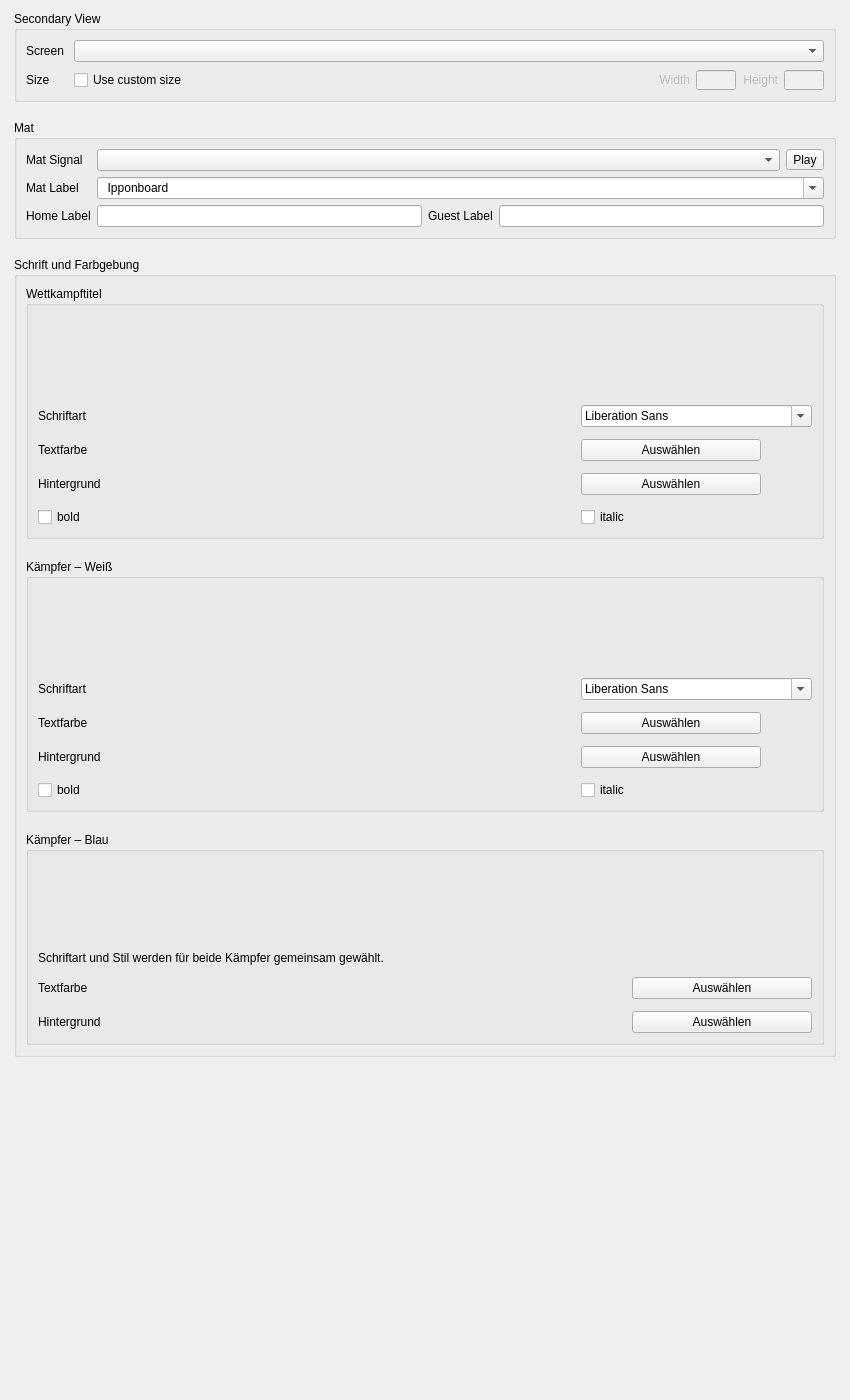
<widget class="QWidget" name="scrollAreaSettingsDesignContents"><property name="geometry"><rect><x>0</x><y>0</y><width>850</width><height>1400</height></rect></property><layout class="QVBoxLayout" name="layout_scroll_design"><property name="spacing"><number>18</number></property><property name="leftMargin"><number>14</number></property><property name="rightMargin"><number>14</number></property>
<item><widget class="QGroupBox" name="groupBox_2nd_view">
         <property name="title">
          <string>Secondary View</string>
         </property>
         <property name="checkable">
          <bool>false</bool>
         </property>
         <layout class="QVBoxLayout" name="verticalLayout_5">
          <property name="spacing">
           <number>0</number>
          </property>
          <item>
           <layout class="QGridLayout" name="gridLayout" columnstretch="0,0">
            <property name="bottomMargin">
             <number>0</number>
            </property>
            <property name="horizontalSpacing">
             <number>10</number>
            </property>
            <property name="verticalSpacing">
             <number>8</number>
            </property>
            <item row="1" column="0">
             <widget class="QLabel" name="label_2">
              <property name="text">
               <string>Size</string>
              </property>
             </widget>
            </item>
            <item row="0" column="0">
             <widget class="QLabel" name="label_screen">
              <property name="text">
               <string>Screen</string>
              </property>
             </widget>
            </item>
            <item row="0" column="1">
             <widget class="QComboBox" name="comboBox_screen"/>
            </item>
            <item row="1" column="1">
             <layout class="QHBoxLayout" name="horizontalLayout_9" stretch="1,0,0,0,0">
              <property name="spacing">
               <number>6</number>
              </property>
              <property name="topMargin">
               <number>0</number>
              </property>
              <property name="rightMargin">
               <number>0</number>
              </property>
              <item>
               <widget class="QCheckBox" name="checkBox_secondary_view_custom_size">
                <property name="toolTip">
                 <string notr="true"/>
                </property>
                <property name="text">
                 <string>Use custom size</string>
                </property>
                <property name="checked">
                 <bool>false</bool>
                </property>
               </widget>
              </item>
              <item>
               <widget class="QLabel" name="label_screen_width">
                <property name="enabled">
                 <bool>false</bool>
                </property>
                <property name="sizePolicy">
                 <sizepolicy hsizetype="Fixed" vsizetype="Preferred">
                  <horstretch>0</horstretch>
                  <verstretch>0</verstretch>
                 </sizepolicy>
                </property>
                <property name="text">
                 <string>Width</string>
                </property>
                <property name="alignment">
                 <set>Qt::AlignRight|Qt::AlignTrailing|Qt::AlignVCenter</set>
                </property>
               </widget>
              </item>
              <item>
               <widget class="QLineEdit" name="lineEdit_fixedsize_width">
                <property name="enabled">
                 <bool>false</bool>
                </property>
                <property name="sizePolicy">
                 <sizepolicy hsizetype="Fixed" vsizetype="Fixed">
                  <horstretch>0</horstretch>
                  <verstretch>0</verstretch>
                 </sizepolicy>
                </property>
                <property name="maximumSize">
                 <size>
                  <width>40</width>
                  <height>20</height>
                 </size>
                </property>
                <property name="inputMethodHints">
                 <set>Qt::ImhDigitsOnly</set>
                </property>
               </widget>
              </item>
              <item>
               <widget class="QLabel" name="label_screen_height">
                <property name="enabled">
                 <bool>false</bool>
                </property>
                <property name="sizePolicy">
                 <sizepolicy hsizetype="Fixed" vsizetype="Fixed">
                  <horstretch>0</horstretch>
                  <verstretch>0</verstretch>
                 </sizepolicy>
                </property>
                <property name="text">
                 <string>Height</string>
                </property>
                <property name="alignment">
                 <set>Qt::AlignRight|Qt::AlignTrailing|Qt::AlignVCenter</set>
                </property>
               </widget>
              </item>
              <item>
               <widget class="QLineEdit" name="lineEdit_fixedsize_height">
                <property name="enabled">
                 <bool>false</bool>
                </property>
                <property name="sizePolicy">
                 <sizepolicy hsizetype="Fixed" vsizetype="Fixed">
                  <horstretch>0</horstretch>
                  <verstretch>0</verstretch>
                 </sizepolicy>
                </property>
                <property name="minimumSize">
                 <size>
                  <width>0</width>
                  <height>0</height>
                 </size>
                </property>
                <property name="maximumSize">
                 <size>
                  <width>40</width>
                  <height>20</height>
                 </size>
                </property>
                <property name="inputMethodHints">
                 <set>Qt::ImhDigitsOnly</set>
                </property>
               </widget>
              </item>
             </layout>
            </item>
           </layout>
          </item>
         </layout>
        </widget></item>
<item><widget class="QGroupBox" name="groupBox_sound">
         <property name="enabled">
          <bool>true</bool>
         </property>
         <property name="title">
          <string>Mat</string>
         </property>
         <property name="checkable">
          <bool>false</bool>
         </property>
         <layout class="QGridLayout" name="gridLayout_3" rowstretch="0,0,0" columnstretch="0,0">
          <item row="2" column="0">
           <widget class="QLabel" name="label_home">
            <property name="toolTip">
             <string>The text that is shown above the score for the &quot;home&quot; side</string>
            </property>
            <property name="text">
             <string>Home Label</string>
            </property>
           </widget>
          </item>
          <item row="0" column="1">
           <layout class="QHBoxLayout" name="horizontalLayout_2">
            <item>
             <widget class="QComboBox" name="comboBox_sound_time_ends"/>
            </item>
            <item>
             <widget class="QToolButton" name="toolButton_play_gong">
              <property name="text">
               <string>Play</string>
              </property>
              <property name="icon">
               <iconset resource="ipponboard.qrc">
                <normaloff>:/res/icons/play.png</normaloff>:/res/icons/play.png</iconset>
              </property>
              <property name="toolButtonStyle">
               <enum>Qt::ToolButtonTextBesideIcon</enum>
              </property>
              <property name="arrowType">
               <enum>Qt::NoArrow</enum>
              </property>
             </widget>
            </item>
           </layout>
          </item>
          <item row="1" column="0">
           <widget class="QLabel" name="label_mat_number">
            <property name="text">
             <string>Mat Label</string>
            </property>
           </widget>
          </item>
          <item row="1" column="1">
           <widget class="QComboBox" name="comboBox_mat">
            <property name="editable">
             <bool>true</bool>
            </property>
            <item>
             <property name="text">
              <string notr="true">  Ipponboard    </string>
             </property>
            </item>
            <item>
             <property name="text">
              <string>Mat 1</string>
             </property>
            </item>
            <item>
             <property name="text">
              <string>Mat 2</string>
             </property>
            </item>
            <item>
             <property name="text">
              <string>Mat 3</string>
             </property>
            </item>
            <item>
             <property name="text">
              <string>Mat 4</string>
             </property>
            </item>
            <item>
             <property name="text">
              <string>Mat 5</string>
             </property>
            </item>
            <item>
             <property name="text">
              <string>Mat 6</string>
             </property>
            </item>
            <item>
             <property name="text">
              <string>Mat 7</string>
             </property>
            </item>
            <item>
             <property name="text">
              <string>Mat 8</string>
             </property>
            </item>
            <item>
             <property name="text">
              <string>Mat 9</string>
             </property>
            </item>
            <item>
             <property name="text">
              <string>Mat 10</string>
             </property>
            </item>
           </widget>
          </item>
          <item row="2" column="1">
           <layout class="QHBoxLayout" name="horizontalLayout_5" stretch="1,0,1">
            <property name="rightMargin">
             <number>0</number>
            </property>
            <item>
             <widget class="QLineEdit" name="lineEdit_labelHome"/>
            </item>
            <item>
             <widget class="QLabel" name="label_guest">
              <property name="toolTip">
               <string>The text that is shown above the score for the &quot;guest&quot; side</string>
              </property>
              <property name="text">
               <string>Guest Label</string>
              </property>
             </widget>
            </item>
            <item>
             <widget class="QLineEdit" name="lineEdit_labelGuest"/>
            </item>
           </layout>
          </item>
          <item row="0" column="0">
           <widget class="QLabel" name="label_text_gong">
            <property name="frameShape">
             <enum>QFrame::NoFrame</enum>
            </property>
            <property name="text">
             <string>Mat Signal</string>
            </property>
           </widget>
          </item>
         </layout>
        </widget></item>
<item><widget class="QGroupBox" name="groupBox_info_header"><property name="title"><string>Schrift und Farbgebung</string></property><layout class="QVBoxLayout" name="vbox_design_colors"><property name="spacing"><number>20</number></property>
 <item><widget class="QGroupBox" name="groupBox_design_title"><property name="title"><string>Wettkampftitel</string></property><layout class="QGridLayout" name="grid_design_title"><property name="verticalSpacing"><number>12</number></property><property name="horizontalSpacing"><number>18</number></property><item row="0" column="0" colspan="2"><widget class="ScaledText" name="text_text_sample" native="true">
            <property name="minimumSize"><size><width>100</width><height>78</height></size></property>
           </widget></item>
<item row="1" column="0"><widget class="QLabel" name="lbl_font_title"><property name="text"><string>Schriftart</string></property></widget></item>
<item row="1" column="1"><widget class="QFontComboBox" name="fontComboBox_infoHeader">
            <property name="fontFilters">
             <set>QFontComboBox::ScalableFonts</set>
            </property>
           </widget></item>
<item row="2" column="0"><widget class="QLabel" name="lbl_fg_title"><property name="text"><string>Textfarbe</string></property></widget></item>
<item row="2" column="1"><widget class="QPushButton" name="toolButton_text_color">
              <property name="maximumSize">
               <size>
                <width>180</width>
                <height>16777215</height>
               </size>
              </property>
              <property name="cursor">
               <cursorShape>PointingHandCursor</cursorShape>
              </property>
              <property name="toolTip">
               <string>Sets the foreground color</string>
              </property>
              <property name="text"><string>Auswählen</string></property>
              <property name="icon">
               <iconset resource="ipponboard.qrc">
                <normaloff>:/res/icons/color_fg.png</normaloff>:/res/icons/color_fg.png</iconset>
              </property>
              <property name="autoDefault">
               <bool>false</bool>
              </property>
              <property name="default">
               <bool>false</bool>
              </property>
              <property name="flat">
               <bool>false</bool>
              </property>
             </widget></item>
<item row="3" column="0"><widget class="QLabel" name="lbl_bg_title"><property name="text"><string>Hintergrund</string></property></widget></item>
<item row="3" column="1"><widget class="QPushButton" name="toolButton_text_background">
              <property name="sizePolicy">
               <sizepolicy hsizetype="Preferred" vsizetype="Fixed">
                <horstretch>0</horstretch>
                <verstretch>0</verstretch>
               </sizepolicy>
              </property>
              <property name="maximumSize">
               <size>
                <width>180</width>
                <height>16777215</height>
               </size>
              </property>
              <property name="cursor">
               <cursorShape>PointingHandCursor</cursorShape>
              </property>
              <property name="toolTip">
               <string>Sets the background color</string>
              </property>
              <property name="text"><string>Auswählen</string></property>
              <property name="icon">
               <iconset resource="ipponboard.qrc">
                <normaloff>:/res/icons/color_bg.png</normaloff>:/res/icons/color_bg.png</iconset>
              </property>
              <property name="flat">
               <bool>false</bool>
              </property>
             </widget></item>
<item row="4" column="0"><widget class="QCheckBox" name="checkBox_text_bold">
              <property name="text">
               <string>bold</string>
              </property>
             </widget></item>
<item row="4" column="1"><widget class="QCheckBox" name="checkBox_text_italic">
              <property name="text">
               <string>italic</string>
              </property>
             </widget></item></layout></widget></item>
 <item><widget class="QGroupBox" name="groupBox_design_white"><property name="title"><string>Kämpfer – Weiß</string></property><layout class="QGridLayout" name="grid_design_white"><property name="verticalSpacing"><number>12</number></property><property name="horizontalSpacing"><number>18</number></property><item row="0" column="0" colspan="2"><widget class="ScaledText" name="text_color_first" native="true">
            <property name="minimumSize"><size><width>100</width><height>78</height></size></property>
            <property name="toolTip">
             <string/>
            </property>
           </widget></item>
<item row="1" column="0"><widget class="QLabel" name="lbl_font_white"><property name="text"><string>Schriftart</string></property></widget></item>
<item row="1" column="1"><widget class="QFontComboBox" name="fontComboBox_fighters">
            <property name="fontFilters">
             <set>QFontComboBox::ScalableFonts</set>
            </property>
           </widget></item>
<item row="2" column="0"><widget class="QLabel" name="lbl_fg_white"><property name="text"><string>Textfarbe</string></property></widget></item>
<item row="2" column="1"><widget class="QPushButton" name="toolButton_text_color_first">
              <property name="maximumSize">
               <size>
                <width>180</width>
                <height>16777215</height>
               </size>
              </property>
              <property name="cursor">
               <cursorShape>PointingHandCursor</cursorShape>
              </property>
              <property name="toolTip">
               <string>Sets the foreground color</string>
              </property>
              <property name="text"><string>Auswählen</string></property>
              <property name="icon">
               <iconset resource="ipponboard.qrc">
                <normaloff>:/res/icons/color_fg.png</normaloff>:/res/icons/color_fg.png</iconset>
              </property>
              <property name="autoDefault">
               <bool>false</bool>
              </property>
              <property name="flat">
               <bool>false</bool>
              </property>
             </widget></item>
<item row="3" column="0"><widget class="QLabel" name="lbl_bg_white"><property name="text"><string>Hintergrund</string></property></widget></item>
<item row="3" column="1"><widget class="QPushButton" name="toolButton_text_background_first">
              <property name="sizePolicy">
               <sizepolicy hsizetype="Preferred" vsizetype="Fixed">
                <horstretch>0</horstretch>
                <verstretch>0</verstretch>
               </sizepolicy>
              </property>
              <property name="maximumSize">
               <size>
                <width>180</width>
                <height>16777215</height>
               </size>
              </property>
              <property name="cursor">
               <cursorShape>PointingHandCursor</cursorShape>
              </property>
              <property name="toolTip">
               <string>Sets the background color</string>
              </property>
              <property name="text"><string>Auswählen</string></property>
              <property name="icon">
               <iconset resource="ipponboard.qrc">
                <normaloff>:/res/icons/color_bg.png</normaloff>:/res/icons/color_bg.png</iconset>
              </property>
              <property name="autoDefault">
               <bool>false</bool>
              </property>
              <property name="flat">
               <bool>false</bool>
              </property>
             </widget></item>
<item row="4" column="0"><widget class="QCheckBox" name="checkBox_fighters_bold">
              <property name="text">
               <string>bold</string>
              </property>
             </widget></item>
<item row="4" column="1"><widget class="QCheckBox" name="checkBox_fighters_italic">
              <property name="text">
               <string>italic</string>
              </property>
             </widget></item></layout></widget></item>
 <item><widget class="QGroupBox" name="groupBox_design_blue"><property name="title"><string>Kämpfer – Blau</string></property><layout class="QGridLayout" name="grid_design_blue"><property name="verticalSpacing"><number>12</number></property><property name="horizontalSpacing"><number>18</number></property><item row="0" column="0" colspan="2"><widget class="ScaledText" name="text_color_second" native="true">
            <property name="minimumSize"><size><width>100</width><height>78</height></size></property>
           </widget></item>
<item row="1" column="0" colspan="2"><widget class="QLabel" name="lbl_shared_blue"><property name="text"><string>Schriftart und Stil werden für beide Kämpfer gemeinsam gewählt.</string></property></widget></item>
<item row="2" column="0"><widget class="QLabel" name="lbl_fg_blue"><property name="text"><string>Textfarbe</string></property></widget></item>
<item row="2" column="1"><widget class="QPushButton" name="toolButton_text_color_second">
              <property name="maximumSize">
               <size>
                <width>180</width>
                <height>16777215</height>
               </size>
              </property>
              <property name="cursor">
               <cursorShape>PointingHandCursor</cursorShape>
              </property>
              <property name="toolTip">
               <string>Sets the foreground color</string>
              </property>
              <property name="text"><string>Auswählen</string></property>
              <property name="icon">
               <iconset resource="ipponboard.qrc">
                <normaloff>:/res/icons/color_fg.png</normaloff>:/res/icons/color_fg.png</iconset>
              </property>
              <property name="autoDefault">
               <bool>false</bool>
              </property>
              <property name="flat">
               <bool>false</bool>
              </property>
             </widget></item>
<item row="3" column="0"><widget class="QLabel" name="lbl_bg_blue"><property name="text"><string>Hintergrund</string></property></widget></item>
<item row="3" column="1"><widget class="QPushButton" name="toolButton_text_background_second">
              <property name="sizePolicy">
               <sizepolicy hsizetype="Preferred" vsizetype="Fixed">
                <horstretch>0</horstretch>
                <verstretch>0</verstretch>
               </sizepolicy>
              </property>
              <property name="maximumSize">
               <size>
                <width>180</width>
                <height>16777215</height>
               </size>
              </property>
              <property name="cursor">
               <cursorShape>PointingHandCursor</cursorShape>
              </property>
              <property name="toolTip">
               <string>Sets the background color</string>
              </property>
              <property name="text"><string>Auswählen</string></property>
              <property name="icon">
               <iconset resource="ipponboard.qrc">
                <normaloff>:/res/icons/color_bg.png</normaloff>:/res/icons/color_bg.png</iconset>
              </property>
              <property name="autoDefault">
               <bool>false</bool>
              </property>
              <property name="flat">
               <bool>false</bool>
              </property>
             </widget></item></layout></widget></item>
 </layout></widget></item>
<item><spacer name="spacer_scrolled_design"><property name="orientation"><enum>Qt::Vertical</enum></property><property name="sizeHint" stdset="0"><size><width>20</width><height>20</height></size></property></spacer></item>
</layout></widget>
